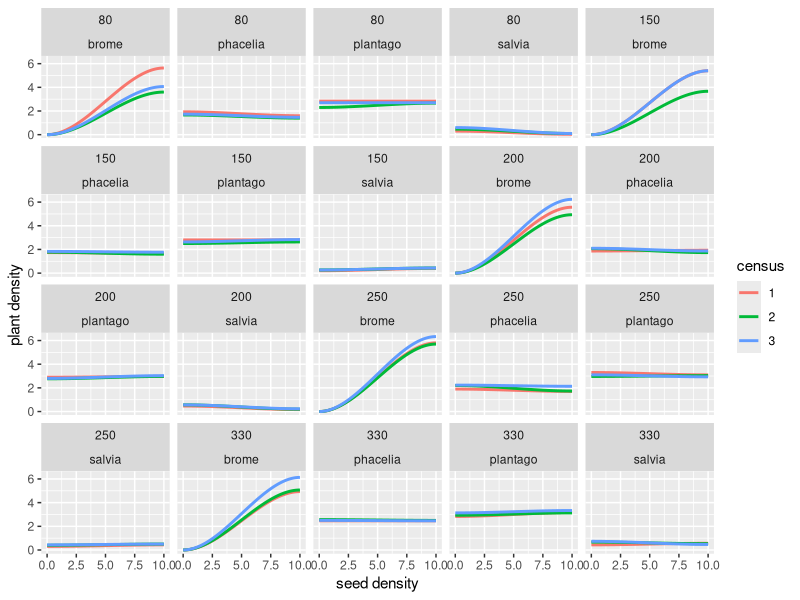

Reproduce this figure in R.
## ---- chunk 1
library(tidyverse)
data <- read_csv("data/data.csv")

#gather up
density <- data %>%
  gather(species, plant.density, 9:12) %>%
  select(census, rep, native.species, native.density, brome.density, water.treatment, species, plant.density) %>%
  mutate(seed.density = case_when(brome.density == 10 ~ 20, brome.density == 0 ~ 10), mixture = case_when(brome.density == 10 ~ "mixture", brome.density == 0 ~ "monoculture"))

write_csv(density, "data/density.csv")

#density <- density %>%
  #mutate(proportion = plant.density/seed.density*100) need to figure this out

establishment <- density %>%
  filter(census == 2)
  
#established.density <- establishment$plant.density
#need to calculate proportion survival - from those that germinated - ie plant-plant data
final <- density %>%
  filter(census == 3) 
## ---- chunk 2
#density curves
#density dependence is only when curves are non-linear
#brome only
ggplot(density, aes(brome.density, plant.density, color = as.character(census))) +
  geom_smooth(se = FALSE) +
  facet_wrap(~water.treatment*species) +
  labs(color = "census", x = "seed density", y = "plant density")
#density dependence here is when curves have slopes significantly different from 1

#PLOT ONLY BROME and ONLY NATIVES 

#ggplot(final, aes(seed.density, proportion)) +
  #geom_smooth(se = FALSE) +
  #facet_wrap(~light*brome.treatment*species) +
  #labs(color = "census", x = "seed density", y = "proportionate survival")
#then add contrasts for species
#check performance measures too
